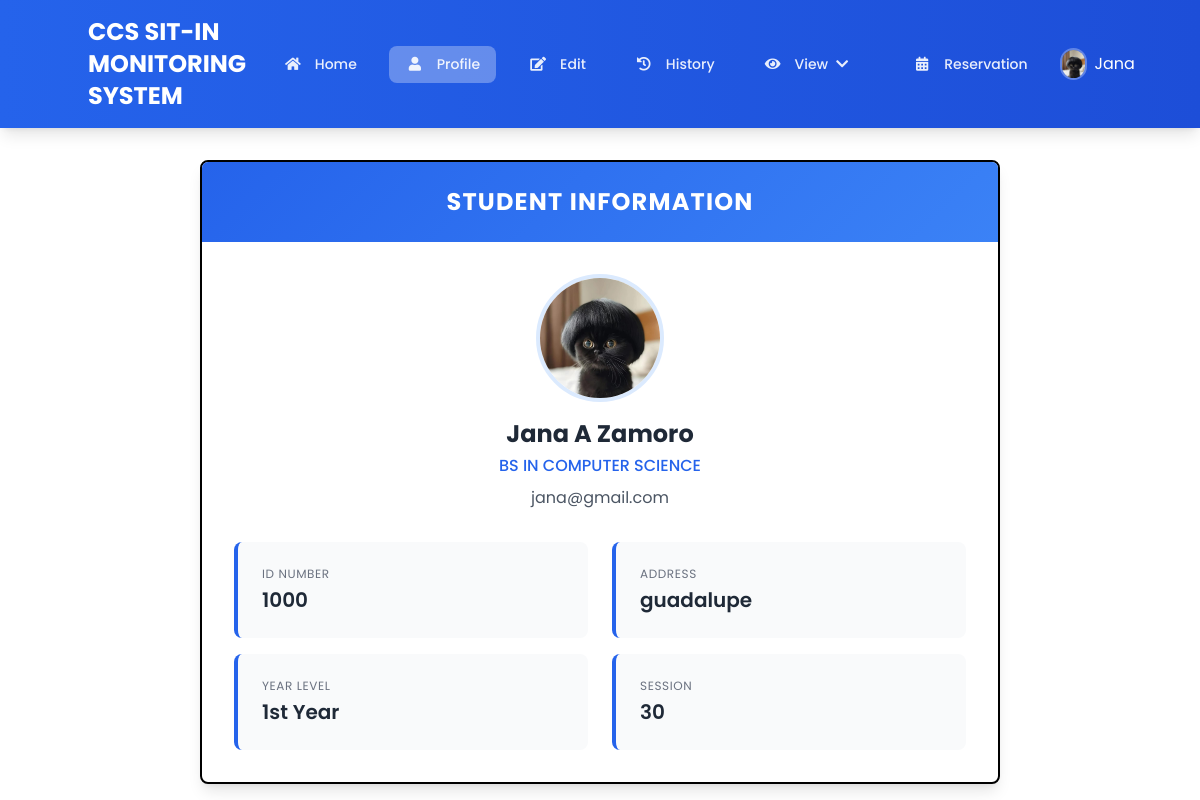
/user/profile.php (signed in), run on the app's committed database.
### tables this page shows
CREATE TABLE `users` (
  `STUD_NUM` int(11) NOT NULL,
  `IDNO` int(11) NOT NULL,
  `LAST_NAME` varchar(30) NOT NULL,
  `FIRST_NAME` varchar(30) NOT NULL,
  `MID_NAME` varchar(30) NOT NULL,
  `COURSE` enum('BS IN ACCOUNTANCY','BS IN BUSINESS ADMINISTRATION','BS IN CRIMINOLOGY','BS IN CUSTOMS ADMINISTRATION','BS IN INFORMATION TECHNOLOGY','BS IN COMPUTER SCIENCE','BS IN OFFICE ADMINISTRATION','BS IN SOCIAL WORK','BACHELOR OF SECONDARY EDUCATION','BACHELOR OF ELEMENTARY EDUCATION') NOT NULL,
  `YEAR_LEVEL` enum('1st Year','2nd Year','3rd Year','4th Year') NOT NULL,
  `USER_NAME` varchar(30) NOT NULL,
  `PASSWORD_HASH` varchar(255) NOT NULL,
  `UPLOAD_IMAGE` longblob DEFAULT NULL,
  `EMAIL` varchar(30) NOT NULL,
  `ADDRESS` varchar(255) NOT NULL,
  `SESSION` int(11) NOT NULL DEFAULT 30,
  `POINTS` int(5) NOT NULL,
  `TOTAL_POINTS` int(11) NOT NULL DEFAULT 0
);

### user/profile.php (the view, shortened to what this page needs)
<?php
require '../db.php';
$userId = isset($_SESSION['user_id']) ? $_SESSION['user_id'] : null;
$firstName = isset($_SESSION['first_name']) ? $_SESSION['first_name'] : 'Guest';
if ($userId) {
    $stmt = $conn->prepare("SELECT IDNO, LAST_NAME, FIRST_NAME, MID_NAME, COURSE, YEAR_LEVEL, EMAIL, ADDRESS, UPLOAD_IMAGE, SESSION FROM users WHERE STUD_NUM = ?");
    $stmt->bind_param("i", $userId);
    $stmt->execute();
    $stmt->bind_result($idNo, $lastName, $dbFirstName, $midName, $course, $yearLevel, $email, $address, $userImage, $session);
    $profileImage = !empty($userImage) ? '../images/' . $userImage : "../images/image.jpg";
    $fullName = trim("$dbFirstName $midName $lastName");
}
?>
<!DOCTYPE html>
<html lang="en">
<head>
    <link rel="stylesheet" href="https://cdnjs.cloudflare.com/ajax/libs/font-awesome/5.15.4/css/all.min.css">
    <script src="https://cdn.tailwindcss.com"></script>
</head>
<body class="bg-gradient-to-br min-h-screen font-poppins" style="background: linear-gradient(135deg, #2563eb 0%, #3b82f6 100%)">
    <header class="bg-gradient-to-r from-blue-600 to-blue-700 text-white shadow-lg py-4 px-6">
        <div class="container mx-auto flex items-center justify-between">
            <div class="flex items-center">
                <h1 class="text-2xl font-bold">CCS SIT-IN MONITORING SYSTEM</h1>
            </div>
            <div class="flex items-center space-x-6">
                <nav class="hidden md:flex items-center space-x-4">
                    <a href="dashboard.php" class="nav-item<?php if(basename($_SERVER['PHP_SELF']) == 'dashboard.php') echo ' active'; ?>">
                        <i class="fas fa-home"></i>
                        <span>Home</span>
                    </a>
                    <a href="profile.php" class="nav-item<?php if(basename($_SERVER['PHP_SELF']) == 'profile.php') echo ' active'; ?>">
                        <i class="fas fa-user"></i>
                        <span>Profile</span>
                    </a>
                    <a href="edit.php" class="nav-item<?php if(basename($_SERVER['PHP_SELF']) == 'edit.php') echo ' active'; ?>">
                        <i class="fas fa-edit"></i>
                        <span>Edit</span>
                    </a>
                    <a href="history.php" class="nav-item<?php if(basename($_SERVER['PHP_SELF']) == 'history.php') echo ' active'; ?>">
                        <i class="fas fa-history"></i>
                        <span>History</span>
                    </a>
                    <div class="relative" x-data="{ open: false }">
                        <button @click="open = !open" class="nav-item">
                            <i class="fas fa-eye"></i>
                            <span>View</span>
                            <i class="fas fa-chevron-down ml-1 text-sm"></i>
                        </button>
                    </div>
                    <a href="reservation.php" class="nav-item<?php if(basename($_SERVER['PHP_SELF']) == 'reservation.php') echo ' active'; ?>">
                        <i class="fas fa-calendar-alt"></i>
                        <span>Reservation</span>
                    </a>
                    <div class="relative" x-data="{ open: false }">
                        <button @click="open = !open" class="flex items-center space-x-2">
                            <img src="<?php echo htmlspecialchars($profileImage); ?>" alt="Profile"
                                 class="w-8 h-8 rounded-full object-cover border-2 border-white/30">
                            <span class="hidden md:inline-block"><?php echo htmlspecialchars($firstName); ?></span>
                        </button>
                    </div>
                </nav>
            </div>
        </div>
    </header>
    <div class="w-11/12 md:w-8/12 mx-auto my-8 bg-white rounded-lg shadow-lg overflow-hidden border-2 border-black">
        <div class="text-white p-6 flex items-center justify-center relative overflow-hidden" style="background: linear-gradient(135deg, #2563eb 0%, #3b82f6 100%)">
            <h2 class="text-2xl font-bold tracking-wider uppercase relative z-10">Student Information</h2>
        </div>
        <div class="p-8">
            <div class="flex flex-col items-center mb-8">
                <div class="w-32 h-32 rounded-full overflow-hidden border-4 border-blue-100 mb-4">
                    <img src="<?php echo htmlspecialchars($profileImage); ?>" alt="Student Image" class="w-full h-full object-cover">
                </div>
                <h3 class="text-2xl font-bold text-gray-800 mb-1"><?php echo htmlspecialchars($fullName); ?></h3>
                <p class="text-blue-600 font-medium mb-2"><?php echo htmlspecialchars($course); ?></p>
                <p class="text-gray-600"><?php echo htmlspecialchars($email); ?></p>
            </div>
            <div class="grid grid-cols-1 md:grid-cols-2 gap-6 max-w-4xl mx-auto">
                <div class="space-y-4">
                    <div class="hover-row rounded-lg p-6 border-l-4 border-blue-500 bg-gray-50 transition-all duration-300">
                        <div class="flex items-center space-x-3">
                            <div class="flex-1">
                                <p class="text-xs uppercase tracking-wider text-gray-500 mb-1">ID NUMBER</p>
                                <p class="font-semibold text-xl text-gray-800"><?php echo htmlspecialchars($idNo); ?></p>
                            </div>
                        </div>
                    </div>
                    <div class="hover-row rounded-lg p-6 border-l-4 border-blue-500 bg-gray-50 transition-all duration-300">
                        <div class="flex items-center space-x-3">
                            <div class="flex-1">
                                <p class="text-xs uppercase tracking-wider text-gray-500 mb-1">YEAR LEVEL</p>
                                <p class="font-semibold text-xl text-gray-800"><?php echo htmlspecialchars($yearLevel); ?></p>
                            </div>
                        </div>
                    </div>
                </div>
                <div class="space-y-4">
                    <div class="hover-row rounded-lg p-6 border-l-4 border-blue-500 bg-gray-50 transition-all duration-300">
                        <div class="flex items-center space-x-3">
                            <div class="flex-1">
                                <p class="text-xs uppercase tracking-wider text-gray-500 mb-1">ADDRESS</p>
                                <p class="font-semibold text-xl text-gray-800"><?php echo htmlspecialchars($address); ?></p>
                            </div>
                        </div>
                    </div>
                    <div class="hover-row rounded-lg p-6 border-l-4 border-blue-500 bg-gray-50 transition-all duration-300">
                        <div class="flex items-center space-x-3">
                            <div class="flex-1">
                                <p class="text-xs uppercase tracking-wider text-gray-500 mb-1">SESSION</p>
                                <p class="font-semibold text-xl text-gray-800"><?php echo htmlspecialchars($session); ?></p>
                            </div>
                        </div>
                    </div>
                </div>
            </div>
        </div>
    </div>
</body>
</html>

### user/profile.php (style rules this page uses)
body { font-family: 'Poppins', sans-serif; background: #ffffff !important; min-height: 100vh; }
.w-11\/12 { border: 2px solid #000000 !important; }
.hover-row { border-left: 4px solid #2563eb !important; }
.nav-item { display: flex; align-items: center; padding: 0.5rem 1rem; color: rgba(255, 255, 255, 0.9); font-size: 0.875rem; font-weight: 500; border-radius: 0.5rem; transition: all 0.2s; }
.nav-item.active { background-color: rgba(255, 255, 255, 0.3); }
.nav-item i { width: 1.25rem; text-align: center; margin-right: 0.75rem; }

### data on the page
users: UPLOAD_IMAGE (picture), fullName "Jana A Zamoro", COURSE "BS IN COMPUTER SCIENCE", EMAIL "jana@gmail.com", IDNO "1000", YEAR_LEVEL "1st Year", ADDRESS "guadalupe", SESSION "30"

### other printed values
$firstName "Jana"
